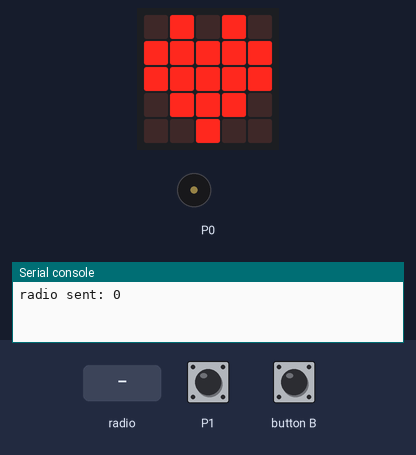
Simulated run of this program. Board: BBC micro:bit (MakeCode). Parts: the board's 5×5 LED display, buzzer (waves = sounding), the last lines printed to the serial console. The inputs (shaded band) are chosen by the test bench. No radio messages arrive unless stated (any console line starting 'radio sent:' is added by the test bench).

Above: at 1.8 s.
1.9 s: radio message "111011" arrives
At 2.3 s:
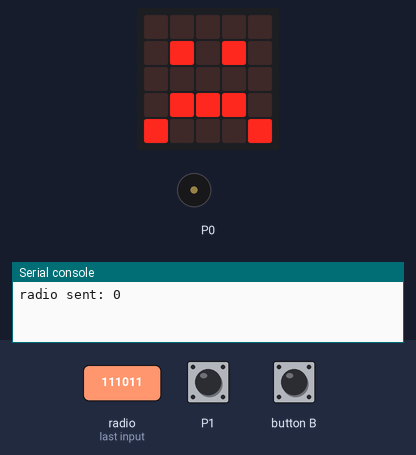
At 2.9 s:
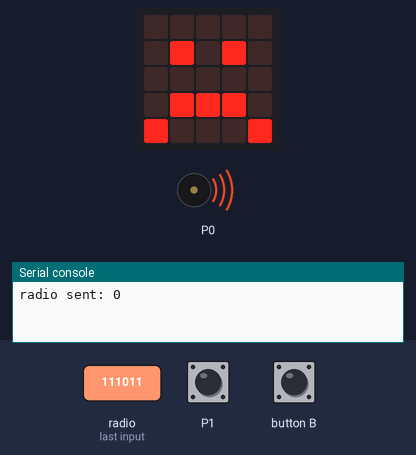
4.5 s: button B pressed for 0.15 s
At 5.3 s:
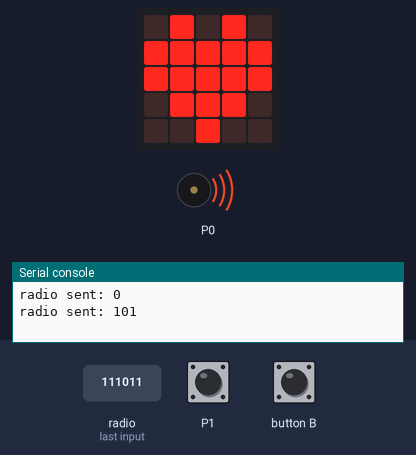
Timing chart, 0 to 11.2 s (numbered marks = the images above; inputs shaded):
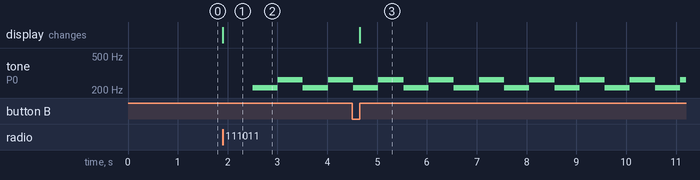

The program:

main.ts
```typescript
radio.onReceivedNumber(function (receivedNumber) {
    if (receivedNumber == 101) {
        basic.pause(5000)
        control.reset()
    } else if (receivedNumber == 111011) {
        basic.showIcon(IconNames.Sad)
        while (true) {
            music.playTone(212, music.beat(BeatFraction.Whole))
            music.playTone(262, music.beat(BeatFraction.Whole))
        }
    }
})
input.onPinReleased(TouchPin.P1, function () {
    radio.sendNumber(111011)
})
input.onButtonPressed(Button.B, function () {
    radio.sendNumber(101)
    basic.showIcon(IconNames.Heart)
})
music.setBuiltInSpeakerEnabled(true)
basic.showIcon(IconNames.Heart)
radio.setGroup(136)
radio.sendNumber(0)
```

test.ts
```typescript
// tests gaan hier; deze zal niet worden gecompileerd wanneer dit pakket wordt gebruikt als extensie.
```

Measured:
- after the input at 1.9 s, tone on P0: alternates 262 Hz for 0.51 s and 212 Hz for 0.51 s, starting after 0.60 s; the display: changes at once (image 1)
- after the input at 4.5 s, the display: changes after 0.15 s (image 3)
